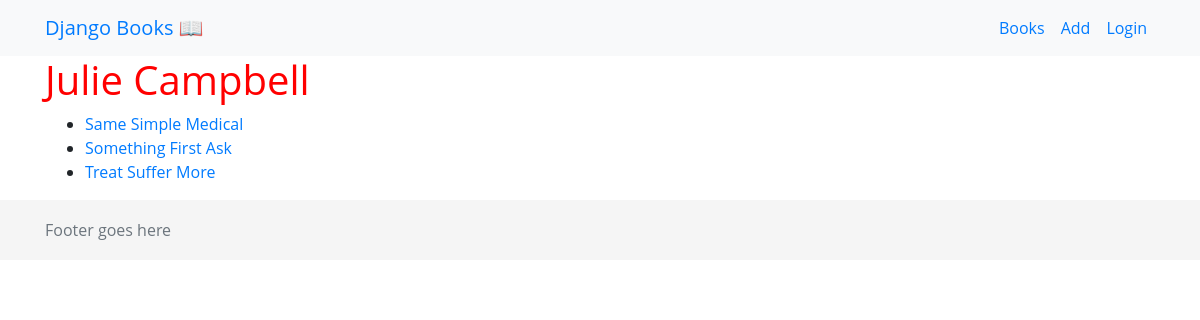
/authors/1117/, run on the app's committed database.
### authors/models.py (models this page shows, shortened)
class Author(models.Model):
    first_name = models.CharField(max_length=100)
    last_name = models.CharField(max_length=100)
    full_name = models.TextField()

### books/models.py (models this page shows, shortened)
class Book(models.Model):
    title = models.CharField(max_length=300)
    lat = models.DecimalField(max_digits=20, decimal_places=6)
    lon = models.DecimalField(max_digits=20, decimal_places=6)
    pages = models.IntegerField(default=1000)
    publish_date = models.DateField()
    website = models.URLField()
    synopsis = models.TextField()
    slug = models.SlugField(max_length=200)
    status = models.BooleanField(default=True)
    authors = models.ManyToManyField('authors.Author')

### authors/views.py (the view)
# urls.py: path('<int:id>/', views.author_detail, name="author_detail"),
def author_detail(request, id):
    author = Author.objects.get(id=id)
    context = {'author':author}
    return render(request, 'authors/author_detail.html', context)

### authors/templates/authors/author_detail.html (shortened to what this page needs)
{% extends 'base.html' %}
{% load static %}
{% block head_extra %}
<link rel="stylesheet" href="{% static 'css/main.css' %}">
<link rel="stylesheet" href="{% static 'css/map-style.css' %}">
<link rel="stylesheet" href="{% static 'css/leaflet-search.css' %}">
<link rel="stylesheet" href="https://unpkg.com/leaflet@1.3.1/dist/leaflet.css"
integrity="sha512-Rksm5RenBEKSKFjgI3a41vrjkw4EVPlJ3+OiI65vTjIdo9brlAacEuKOiQ5OFh7cOI1bkDwLqdLw3Zg0cRJAAQ=="
crossorigin=""/>
<link rel="stylesheet" href="https://cdnjs.cloudflare.com/ajax/libs/bootstrap-datepicker/1.7.1/css/bootstrap-datepicker.css" />
<link href='https://api.mapbox.com/mapbox-gl-js/v0.44.1/mapbox-gl.css' rel='stylesheet' />
{% endblock head_extra %}
{% block content %}
<div class="container">
    <h1>{{ author.full_name }}</h1>
    <ul>
        {% for book in author.book_set.values %}
            <li>
                <a href="{% url 'books:book_detail' id=book.id slug=book.slug %}">{{ book.title }}</a>
            </li>
        {% endfor %}
    </ul>
</div>
{% endblock %}

### static/css/main.css (style rules this page uses)
h1 { color:red }

### static/css/map-style.css (style rules this page uses)
html, body { font-family: 'Open Sans', sans-serif; margin: 0; padding: 0; height: 100%; width: 100%; box-sizing: border-box; }
*, *:before, *:after { box-sizing: border-box; }

### data on the page
Author: full_name "Julie Campbell"
Book: title "Same Simple Medical"
Book: title "Something First Ask"
Book: title "Treat Suffer More"
